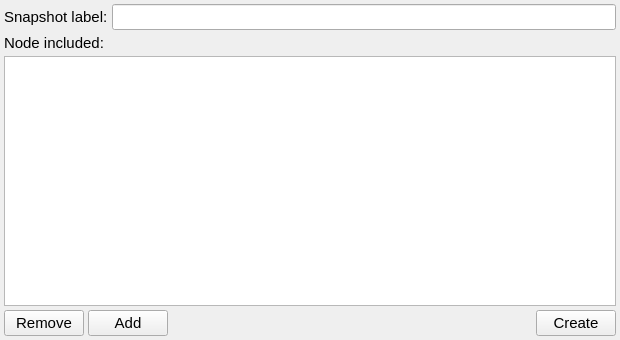
<?xml version="1.0" encoding="UTF-8"?>
<ui version="4.0">
 <class>NewSnapshot</class>
 <widget class="QWidget" name="NewSnapshot">
  <property name="geometry">
   <rect>
    <x>0</x>
    <y>0</y>
    <width>620</width>
    <height>340</height>
   </rect>
  </property>
  <property name="minimumSize">
   <size>
    <width>620</width>
    <height>340</height>
   </size>
  </property>
  <property name="windowTitle">
   <string>Form</string>
  </property>
  <layout class="QVBoxLayout" name="verticalLayout_2">
   <property name="spacing">
    <number>4</number>
   </property>
   <property name="leftMargin">
    <number>4</number>
   </property>
   <property name="topMargin">
    <number>4</number>
   </property>
   <property name="rightMargin">
    <number>4</number>
   </property>
   <property name="bottomMargin">
    <number>4</number>
   </property>
   <item>
    <layout class="QHBoxLayout" name="horizontalLayout">
     <property name="spacing">
      <number>4</number>
     </property>
     <item>
      <widget class="QLabel" name="label">
       <property name="font">
        <font>
         <pointsize>11</pointsize>
        </font>
       </property>
       <property name="text">
        <string>Snapshot label:</string>
       </property>
      </widget>
     </item>
     <item>
      <widget class="QLineEdit" name="lineEditSnapshotName">
       <property name="font">
        <font>
         <pointsize>11</pointsize>
        </font>
       </property>
      </widget>
     </item>
    </layout>
   </item>
   <item>
    <layout class="QVBoxLayout" name="verticalLayout">
     <property name="spacing">
      <number>4</number>
     </property>
     <item>
      <widget class="QLabel" name="label_2">
       <property name="font">
        <font>
         <pointsize>11</pointsize>
        </font>
       </property>
       <property name="text">
        <string>Node included:</string>
       </property>
      </widget>
     </item>
     <item>
      <widget class="QListView" name="listViewIncludedNode">
       <property name="font">
        <font>
         <pointsize>11</pointsize>
        </font>
       </property>
      </widget>
     </item>
    </layout>
   </item>
   <item>
    <layout class="QHBoxLayout" name="horizontalLayout_2">
     <property name="spacing">
      <number>4</number>
     </property>
     <item>
      <widget class="QPushButton" name="pushButtonRemoveNode">
       <property name="font">
        <font>
         <pointsize>11</pointsize>
        </font>
       </property>
       <property name="text">
        <string>Remove</string>
       </property>
      </widget>
     </item>
     <item>
      <widget class="QPushButton" name="pushButtonAddNode">
       <property name="font">
        <font>
         <pointsize>11</pointsize>
        </font>
       </property>
       <property name="text">
        <string>Add</string>
       </property>
      </widget>
     </item>
     <item>
      <spacer name="horizontalSpacer">
       <property name="orientation">
        <enum>Qt::Horizontal</enum>
       </property>
       <property name="sizeHint" stdset="0">
        <size>
         <width>40</width>
         <height>20</height>
        </size>
       </property>
      </spacer>
     </item>
     <item>
      <widget class="QPushButton" name="pushButtonCreateSnapshot">
       <property name="font">
        <font>
         <pointsize>11</pointsize>
        </font>
       </property>
       <property name="text">
        <string>Create</string>
       </property>
      </widget>
     </item>
    </layout>
   </item>
  </layout>
 </widget>
 <resources/>
 <connections/>
</ui>
